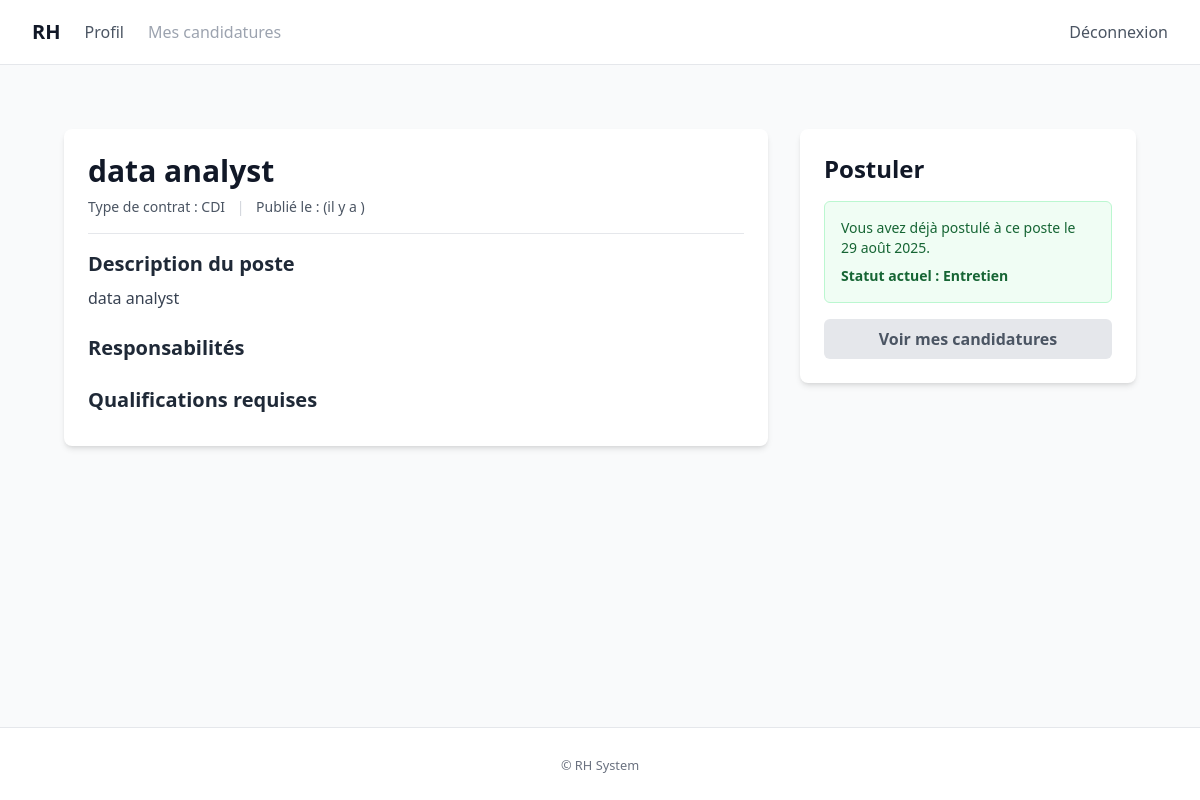
Before: /recruitment/postes/2/ (signed in) with the older database file.
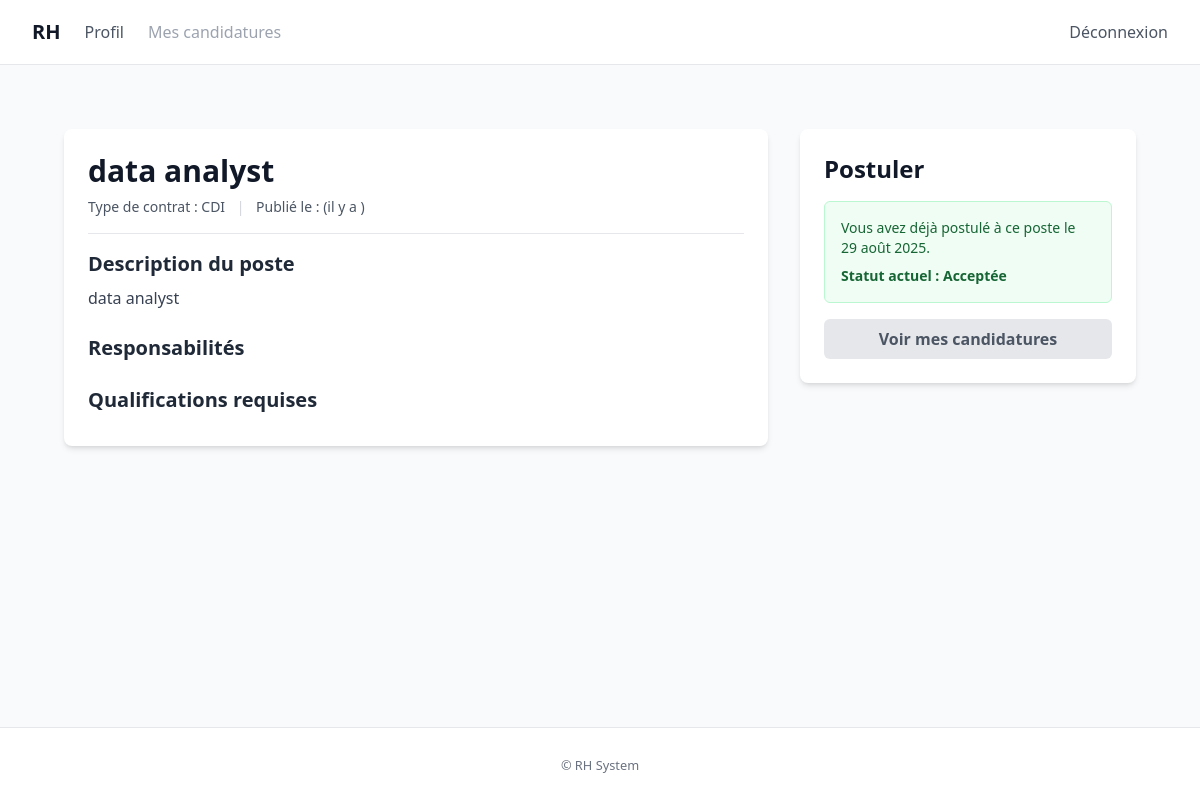
After: the same page with the newer database file.
### recruitment/models.py (models this page shows, shortened)
class Candidature(models.Model):
    class Statuts(models.TextChoices):
        SOUMISE = "submitted", "Soumise"
        EN_REVUE = "in_review", "En revue"
        ENTRETIEN = "interview", "Entretien"
        ACCEPTEE = "accepted", "Acceptée"
        REFUSEE = "rejected", "Refusée"
    candidat = models.ForeignKey(User, on_delete=models.CASCADE, related_name="candidatures")
    poste = models.ForeignKey(Poste, on_delete=models.CASCADE, related_name="candidatures")
    cv_file = models.FileField(
        upload_to=upload_to_cv,
        validators=[validate_document_file],
        blank=True,
        null=True,
    )
    lettre_motivation_file = models.FileField(
        upload_to=upload_to_lettre,
        validators=[validate_document_file],
        blank=True,
        null=True,
    )
    date_soumission = models.DateTimeField(auto_now_add=True)
    statut = models.CharField(max_length=20, choices=Statuts.choices, default=Statuts.SOUMISE)
    class Meta:
        ordering = ["-date_soumission"]
        indexes = [
            models.Index(fields=["statut", "date_soumission"]),
        ]
        constraints = [
            models.UniqueConstraint(fields=["candidat", "poste"], name="unique_candidature_par_poste"),
        ]

### recruitment/views.py (the view, shortened to what this page needs)
# urls.py: path('postes/<int:pk>/', views.PosteDetailView.as_view(), name='poste_detail'),
class PosteDetailView(DetailView):
    model = Poste
    template_name = "recruitment/poste_detail.html"
    context_object_name = "poste"
    def get_context_data(self, **kwargs):
        context = super().get_context_data(**kwargs)
        context['form'] = CandidatureForm()
        if self.request.user.is_authenticated:
            context["existing_candidature"] = Candidature.objects.filter(
                poste=self.object, candidat=self.request.user
            ).first()
        return context

### recruitment/templates/recruitment/poste_detail.html (shortened to what this page needs)
{% extends "accounts/base.html" %}
{% block content %}
<div class="max-w-7xl mx-auto px-4 sm:px-6 lg:px-8 py-8">
    <div class="grid grid-cols-1 lg:grid-cols-3 gap-8">
        <div class="lg:col-span-2">
            <div class="bg-white p-6 rounded-lg shadow-md">
                <div class="border-b border-gray-200 pb-4 mb-4">
                    <h1 class="text-3xl font-bold text-gray-900">{{ poste.titre }}</h1>
                    <p class="mt-2 text-sm text-gray-600">
                        <span class="font-medium">Type de contrat :</span> {{ poste.get_type_contrat_display }}
                        <span class="mx-2 text-gray-300">|</span>
                        <span class="font-medium">Publié le :</span> {{ poste.date_publication|date:"d F Y" }} (il y a {{ poste.date_publication|timesince }})
                    </p>
                </div>
                <div class="space-y-6 text-gray-700">
                    <div>
                        <h2 class="text-xl font-semibold text-gray-800 mb-2">Description du poste</h2>
                        <div class="prose max-w-none">{{ poste.description|linebreaks }}</div>
                    </div>
                    <div>
                        <h2 class="text-xl font-semibold text-gray-800 mb-2">Responsabilités</h2>
                    </div>
                    <div>
                        <h2 class="text-xl font-semibold text-gray-800 mb-2">Qualifications requises</h2>
                    </div>
                </div>
            </div>
        </div>
        <div class="lg:col-span-1">
            <div class="bg-white p-6 rounded-lg shadow-md sticky top-8">
                <h2 class="text-2xl font-bold text-gray-900 mb-4">Postuler</h2>
                {% if user.is_authenticated %}
                    {% if user.profile.role == 'candidate' %}
                        {% if existing_candidature %}
                            <div class="bg-green-50 border border-green-200 text-green-800 p-4 rounded-md text-sm">
                                <p>Vous avez déjà postulé à ce poste le {{ existing_candidature.date_soumission|date:"d F Y" }}.</p>
                                <p class="font-bold mt-2">Statut actuel : {{ existing_candidature.get_statut_display }}</p>
                            </div>
                            <a href="{% url 'recruitment:user_candidatures' %}" class="mt-4 inline-block w-full text-center bg-gray-200 text-gray-600 font-bold py-2 px-4 rounded-md">
                                Voir mes candidatures
                            </a>
                        {% endif %}
                    {% else %}
                        <p class="text-sm text-gray-600 bg-yellow-50 border border-yellow-200 p-4 rounded-md">Seuls les candidats peuvent postuler. Votre rôle actuel est : <strong>{{ user.profile.get_role_display }}</strong>.</p>
                    {% endif %}
                {% else %}
                    <p class="text-sm text-gray-600">Vous devez être <a href="{% url 'accounts:login' %}?next={{ request.path }}" class="text-primary hover:underline font-medium">connecté</a> en tant que candidat pour postuler.</p>
                {% endif %}
            </div>
        </div>
    </div>
</div>
{% endblock %}

Changed rows visible on the page:
changed Candidature: statut "Entretien" → "Acceptée"
